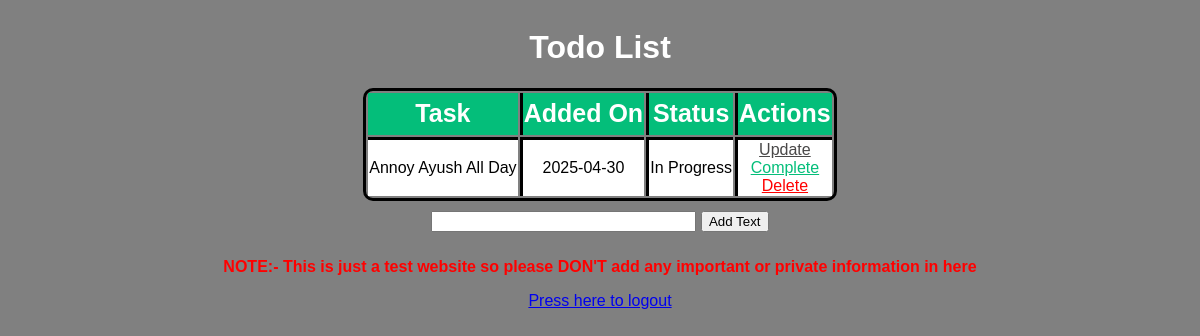
Before: /index (signed in) with the older database file.
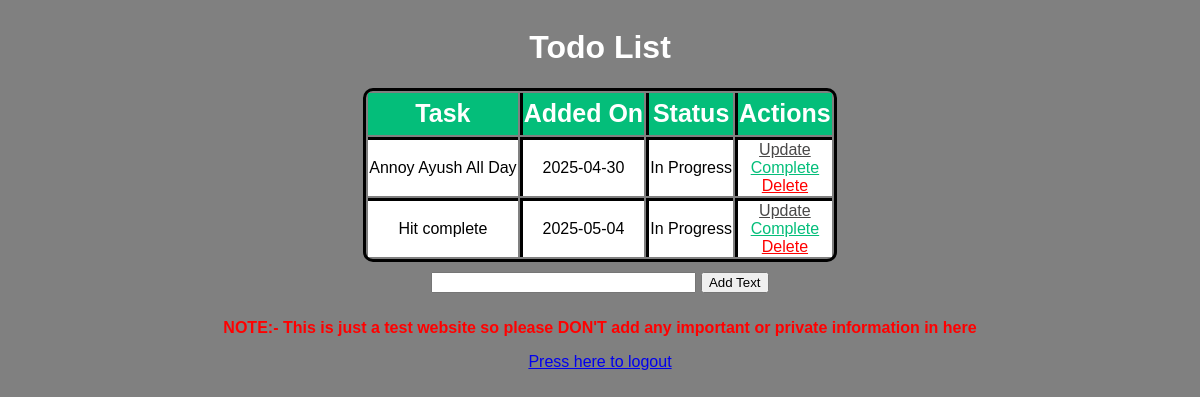
After: the same page with the newer database file.
### app.py (models this page shows, shortened)
class Todo(db.Model):
    id=db.Column(db.Integer, primary_key=True)
    task_id=db.Column(db.String(40))
    content=db.Column(db.String(200), nullable=False)
    status=db.Column(db.String(30), default='In Progress')
    date_created=db.Column(db.DateTime, default=datetime.now(timezone.utc))

### app.py (the view)
@app.route("/index",methods=['POST','GET'])
def index():
    global tid
    if request.method=='POST':
        task_content=request.form['content']
        new_task=Todo(content=task_content,task_id=tid)
        try:
            db.session.add(new_task)
            db.session.commit()
            return redirect(url_for('index'))
        except:
            return "There was a problem in adding your task."
    else:
        tasks=Todo.query.order_by(Todo.date_created).filter(Todo.task_id==tid).all()
        return render_template('index.html',tasks=tasks)

### app.py (called while the page is built)
@login_manger.user_loader
def load_user(user_id):
    return User.query.get(int(user_id))

### templates/index.html (shortened to what this page needs)
{% extends 'base.html' %}
{% block body %}
<div class="content" style="overflow-x: auto;">
  <h1 style="text-align:center">Todo List</h1>
  {% if tasks|length<1 %}
  <h4 style="text-align:center">There are no tasks. Create one below!</h4>
  {% else %}
  <table>
    <tr>
      <th>Task</th>
      <th>Added On</th>
      <th>Status</th>
      <th>Actions</th>
    </tr>
    {% for task in tasks %}
        <tr>
        <td>{{ task.content }}</td>
        <td>{{ task.date_created.date() }}</td>
        <td>{{ task.status }}</td>
        <td>
            <a href="/update/{{task.id}}" style="color: rgb(73, 72, 72);">Update</a>
            <br>
            <a href="/complete/{{task.id}}" style="color: #04be7a;">Complete</a>
            <br />
            <a href="/delete/{{task.id}}" style="color: red;">Delete</a>
        </td>
        </tr>
    {% endfor %}
  </table>
  {% endif %}
  <form action="{{url_for('index')}}" method="POST" class="ins">
    <input type="text" name="content" id="content" size="30" required>
    <input type="submit" value="Add Text">
  </form>
  <p style="color: red;"><b>NOTE:- This is just a test website so please DON'T add any important or private information in here</b></p>
  <a href="{{ url_for('logout') }}">Press here to logout</a>
</div>
{% endblock %}

### templates/base.html (shortened to what this page needs)
<!DOCTYPE html>
<html lang="en">
  <head>
    <link
      rel="stylesheet"
      href="{{ url_for('static', filename='css/main.css') }}"
    />
  </head>
  <body>
    {% block body %}{% endblock %}
  </body>
</html>

### static/css/main.css (style rules this page uses)
body { text-align: center; font-family: sans-serif; background-color: grey; }
h1 { color: white; }
table { margin-left: auto; margin-right: auto; border-collapse: separate; border: solid black 3px; border-radius: 10px; width: 40%; }
td, th { border-left: solid black 3px; border-top: solid black 3px; background-color: white; }
th { background-color: #04be7a; height: 40px; color: white; border-top: none; font-size: 25px; }
td:first-child, th:first-child { border-left: none; }
.ins { padding: 10px; }

Changed rows visible on the page:
added Todo: content "Hit complete", date_created "2025-05-04", status "In Progress"
